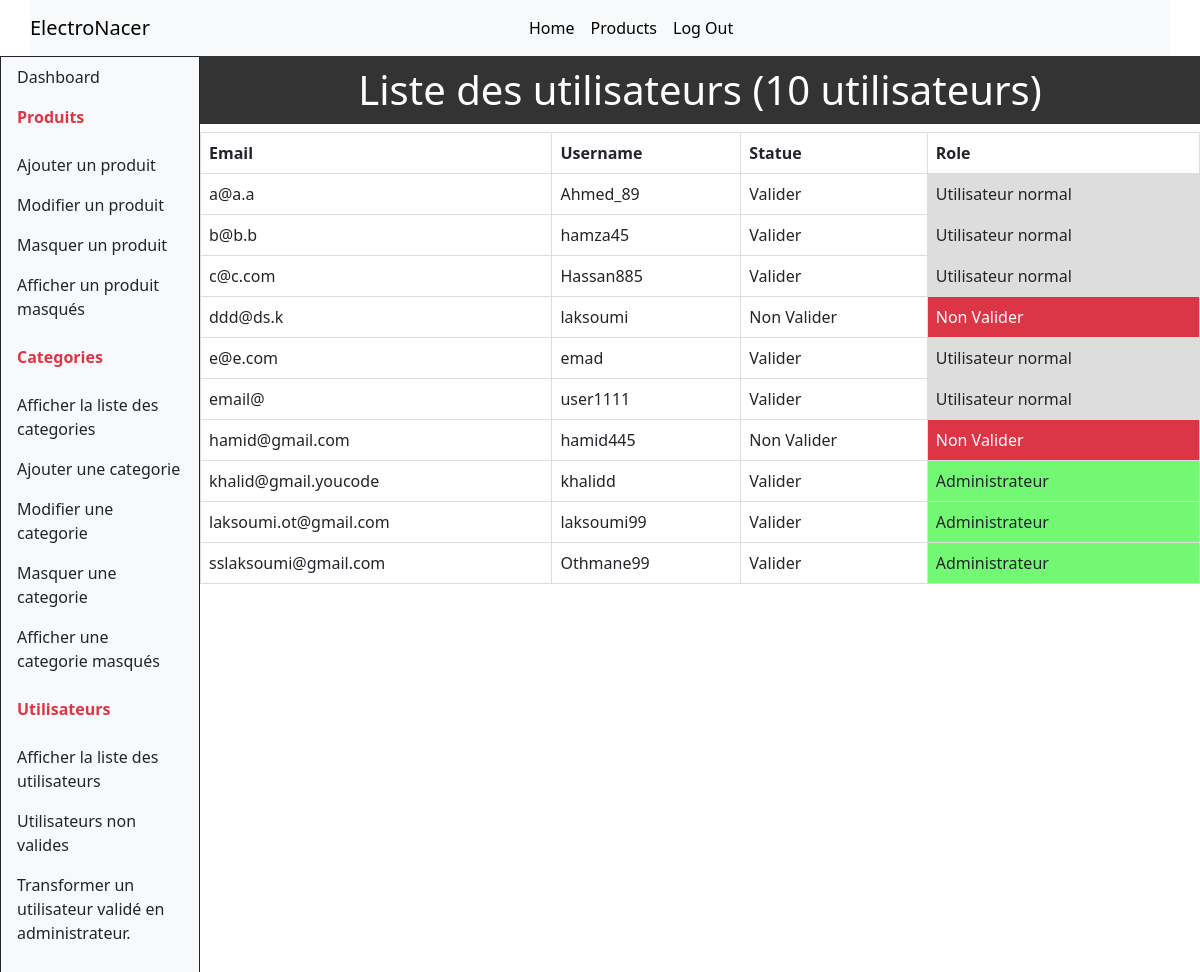
/admin/afficheUsers.php, run on the app's committed database.
### tables this page shows
CREATE TABLE `users` (
  `email` varchar(255) NOT NULL,
  `username` varchar(255) NOT NULL,
  `pass` varchar(255) NOT NULL,
  `state` tinyint(1) NOT NULL,
  `role` tinyint(1) NOT NULL
);

### admin/ajaxConn.php (called while the page is built, shortened)
<?php
$conn = new PDO('mysql:host=localhost;dbname=brief7', 'root', '');
$stmt2 = $conn->prepare("SELECT * FROM users");
$stmt2->execute();
$users = $stmt2->fetchAll(PDO::FETCH_ASSOC);

### admin/afficheUsers.php (the view, shortened to what this page needs)
<?php
include("ajaxConn.php");
$stmt1 = $conn->prepare("SELECT count(*) AS nmbUsers FROM users");
$stmt1->execute();
$result = $stmt1->fetch()['nmbUsers'];
?>
<!DOCTYPE html>
<html lang="en">
<head>
    <link href="https://cdn.jsdelivr.net/npm/bootstrap@5.3.2/dist/css/bootstrap.min.css" rel="stylesheet"
>
    <link rel="stylesheet" href="style.css">
</head>
<body>
    <?php include("head.php") ?>
    <section class="dashboard">
        <div class="col-md-10">
            <h1>Liste des utilisateurs
                <?php echo "(" . $result . " utilisateurs)"?>
            </h1>
            <table>
                <tr>
                    <th>Email</th>
                    <th>Username</th>
                    <th>Statue</th>
                    <th>Role</th>
                </tr>
                <?php
                foreach ($users as $user) {
                    echo "<tr>";
                    echo "<td>" . $user["email"] . "</td>";
                    echo "<td>" . $user["username"] . "</td>";
                    echo "<td>" . ($user["state"] === 1 ? "Valider" : "Non Valider") . "</td>";
                    echo ($user["role"] === 1 ? "<td class='admin'> Administrateur" : ($user["state"] === 0 ? "<td class='bg-danger text-white'> Non Valider" : "<td class='normal'> Utilisateur normal")) . "</td>";
                    echo "</tr>";
                }
                ?>
            </table>
        </div>
    </section>
</body>
</html>

### admin/style.css (style rules this page uses)
h1 { background-color: #333; color: #fff; padding: 10px 0; text-align: center; }
.dashboard { display: flex; height: 100vh; }
table { width: 100%; }
td, th { border: 1px solid #dddddd; text-align: left; padding: 8px; }
table tr .admin { background-color: rgb(115, 248, 115); }
table tr .normal { background-color: #ddd; }

### data on the page
users: email "a@a.a", username "Ahmed_89", state "Valider", role "Utilisateur normal"
users: email "b@b.b", username "hamza45", state "Valider", role "Utilisateur normal"
users: email "c@c.com", username "Hassan885", state "Valider", role "Utilisateur normal"
users: email "ddd@ds.k", username "laksoumi", state "Non Valider", role "Non Valider"
users: email "e@e.com", username "emad", state "Valider", role "Utilisateur normal"
users: email "email@", username "user1111", state "Valider", role "Utilisateur normal"
users: email "hamid@gmail.com", username "hamid445", state "Non Valider", role "Non Valider"
users: email "khalid@gmail.youcode", username "khalidd", state "Valider", role "Administrateur"
users: email "laksoumi.ot@gmail.com", username "laksoumi99", state "Valider", role "Administrateur"
users: email "sslaksoumi@gmail.com", username "Othmane99", state "Valider", role "Administrateur"

### other printed values
$result "10"
